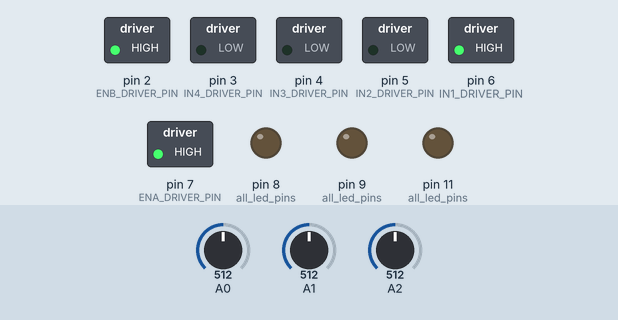
Simulated run of this program. Board: Arduino Uno, built with avr-gcc and run on an emulated ATmega328P. On the bench: switched loads named in the program (green lamp = pin HIGH), output pins drawn as LEDs (lit = HIGH). The test bench sets the inputs (shaded band); at power-on: A0 = 512, A1 = 512, A2 = 512. What the program prints to the serial monitor is not drawn.

Above: at 1.2 s.
1.3 s: A0 set to 283
4.3 s: A0 set to 258
7.3 s: A1 set to 281
8.8 s: A1 set to 248
11.8 s: A2 set to 277
14.8 s: A2 set to 258
Timing chart, 0 to 17.8 s (numbered marks = the images above; inputs shaded):
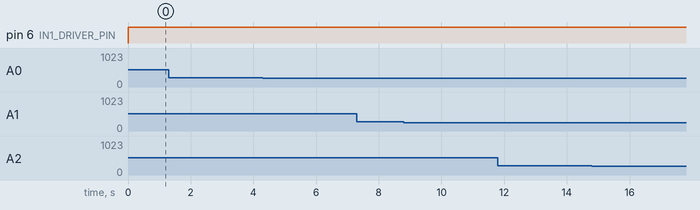

The program:

main.cpp
```cpp
#include <Arduino.h>
#include "pinout.h"
#include "motors.h"

#define DEADZONE_MIN 250
#define DEADZONE_MAX 770

#define MAX_WHEELS_SPEED_DIFFERENCE 127

prox_sensor_led_pin_t all_led_pins[] = {
    PROX_SENSOR_LED_CENTER,
    PROX_SENSOR_LED_RIGHT,
    PROX_SENSOR_LED_LEFT
};

prox_sensor_pin_t all_prox_sensors[] = {
    PROX_SENSOR_CENTER,
    PROX_SENSOR_RIGHT,
    PROX_SENSOR_LEFT
};

void setup_driver_pins(){
	pinMode(ENA_DRIVER_PIN, OUTPUT);
	pinMode(ENB_DRIVER_PIN, OUTPUT);
	pinMode(IN1_DRIVER_PIN, OUTPUT);
	pinMode(IN2_DRIVER_PIN, OUTPUT);
	pinMode(IN3_DRIVER_PIN, OUTPUT);
	pinMode(IN4_DRIVER_PIN, OUTPUT);

	digitalWrite(IN1_DRIVER_PIN, LOW);
	digitalWrite(IN2_DRIVER_PIN, LOW);
	digitalWrite(IN3_DRIVER_PIN, LOW);
	digitalWrite(IN4_DRIVER_PIN, LOW);

	digitalWrite(ENA_DRIVER_PIN, LOW);
	digitalWrite(ENB_DRIVER_PIN, LOW);
}

void setup_led_pins(){
	for (prox_sensor_led_pin_t pin : all_led_pins){
		pinMode(pin, OUTPUT);
	}
}

void setup() {
	Serial.begin(9600);

	setup_led_pins();
	setup_driver_pins();

	set_motor_speed(MOTOR_A,255);
	set_motor_speed(MOTOR_B,255);
}

int get_prox(prox_sensor_pin_t pin){
	float volts = analogRead(pin)*0.0048828125;
	int distance = 13*pow(volts, -1);
    return distance <= MAX_PROX_VALUE ? distance : -1;
}

long last_move_millis = 0;
long move_interval_millis = 1000;
bool is_moving = false;

void go_forward_and_stop(){
	if (millis() - last_move_millis > move_interval_millis){
		last_move_millis = millis();
		if (is_moving){
			Serial.println("Stopping");
			stop();
			is_moving = false;
		}else{
			Serial.println("Moving forward");
			go_forward();
			is_moving = true;
		}
	}
}

void joystick_control(){
	int x_joystick = analogRead(X_AXIS);
	int y_joystick = analogRead(Y_AXIS);

	Serial.print("Y: ");Serial.print(y_joystick);Serial.print(" X: ");Serial.print(x_joystick);Serial.println();

	if(x_joystick < DEADZONE_MAX && x_joystick > DEADZONE_MIN){
		stop();
	}else if(x_joystick >= DEADZONE_MAX){
		go_backward();
		return;
	}else if(x_joystick <= DEADZONE_MIN){
		go_forward();
		return;
	}

	int wheels_speed_difference;
	if(y_joystick < DEADZONE_MAX && y_joystick > DEADZONE_MIN){
		stop();
	}else if(y_joystick >= DEADZONE_MAX){
		rotate_left();
	}else if(y_joystick <= DEADZONE_MIN){
		// wheels_speed_difference=map(y_joystick,0,1024/2,MAX_WHEELS_SPEED_DIFFERENCE,0);
		rotate_right();
	}
}

void loop() {
	Serial.print("LEFT: ");Serial.print(get_prox(PROX_SENSOR_LEFT));Serial.print(" CENTER: ");Serial.print(get_prox(PROX_SENSOR_CENTER));Serial.print(" RIGHT: ");Serial.print(get_prox(PROX_SENSOR_RIGHT));Serial.println();
	bool is_wall_in_proximity = false;
	for(int i = 0; i < PROX_SENSOR_COUNT; i++){
		int prox = get_prox(all_prox_sensors[i]);
		if(prox < 20 && prox != -1){
			is_wall_in_proximity = true;
		}
	}
	if (is_wall_in_proximity){
		rotate_left();
	}else{
		go_forward();
	}

}
```

motors.cpp
```cpp
#include "Arduino.h"
#include "pinout.h"
#include "motors.h"

void set_motor_forward(motor_t motor){
	if (motor == MOTOR_A){
		digitalWrite(IN1_DRIVER_PIN, HIGH);
		digitalWrite(IN2_DRIVER_PIN, LOW);
	}else{
		digitalWrite(IN3_DRIVER_PIN, HIGH);
		digitalWrite(IN4_DRIVER_PIN, LOW);
	}
}


void set_motor_backward(motor_t motor){
	if (motor == MOTOR_A){
		digitalWrite(IN1_DRIVER_PIN, LOW);
		digitalWrite(IN2_DRIVER_PIN, HIGH);
	}else{
		digitalWrite(IN3_DRIVER_PIN, LOW);
		digitalWrite(IN4_DRIVER_PIN, HIGH);
	}
}

void set_motor_stopped(motor_t motor){
	if (motor == MOTOR_A){
		digitalWrite(IN1_DRIVER_PIN, LOW);
		digitalWrite(IN2_DRIVER_PIN, LOW);
	}else{
		digitalWrite(IN3_DRIVER_PIN, LOW);
		digitalWrite(IN4_DRIVER_PIN, LOW);
	}
}

void go_forward(){
	set_motor_forward(MOTOR_A);
	set_motor_forward(MOTOR_B);
}

void go_backward(){
	set_motor_backward(MOTOR_A);
	set_motor_backward(MOTOR_B);
}

void stop(){
	set_motor_stopped(MOTOR_A);
	set_motor_stopped(MOTOR_B);
}


void rotate_left(){
	set_motor_forward(MOTOR_A);
	set_motor_stopped(MOTOR_B);
}

void rotate_right(){
	set_motor_stopped(MOTOR_A);
	set_motor_forward(MOTOR_B);
}

void set_motor_speed(motor_t motor,int speed){
	if (motor == MOTOR_A){
		analogWrite(ENA_DRIVER_PIN,speed);
	}else{
		analogWrite(ENB_DRIVER_PIN,speed);
	}
}
```

motors.h
```cpp
#ifndef MOTORS_H
#define MOTORS_H

enum motor_t{
	MOTOR_A,
	MOTOR_B
};

void set_motor_forward(motor_t motor);
void set_motor_backward(motor_t motor);
void set_motor_stopped(motor_t motor);
void go_forward();
void go_backward();
void rotate_left();
void rotate_right();
void stop();
void set_motor_speed(motor_t motor,int speed);

#endif
```

pinout.h
```cpp
#ifndef PINOUT_H
#define PINOUT_H

enum driver_pin_t{
    IN1_DRIVER_PIN = 6,
    IN2_DRIVER_PIN = 5,
    IN3_DRIVER_PIN = 4,
    IN4_DRIVER_PIN = 3,

    ENA_DRIVER_PIN = 7,
    ENB_DRIVER_PIN = 2
};

#define MAX_PROX_VALUE 30
#define PROX_SENSOR_COUNT 3
enum prox_sensor_pin_t{
    PROX_SENSOR_CENTER = A2,
    PROX_SENSOR_RIGHT = A1,
    PROX_SENSOR_LEFT = A0
};

enum prox_sensor_led_pin_t{
    PROX_SENSOR_LED_CENTER = 9,
    // PROX_SENSOR_LED_CENTER_LEFT = 10,
    PROX_SENSOR_LED_RIGHT = 8,
    PROX_SENSOR_LED_LEFT = 11
};

enum joystick_pin{
    X_AXIS = A3,
    Y_AXIS = A4
};
#endif
```

Measured:
- after the input at 1.3 s, every drawn part: stays the same
- after the input at 4.3 s, every drawn part: stays the same
- after the input at 7.3 s, every drawn part: stays the same
- after the input at 8.8 s, every drawn part: stays the same
- after the input at 11.8 s, every drawn part: stays the same
- after the input at 14.8 s, every drawn part: stays the same
